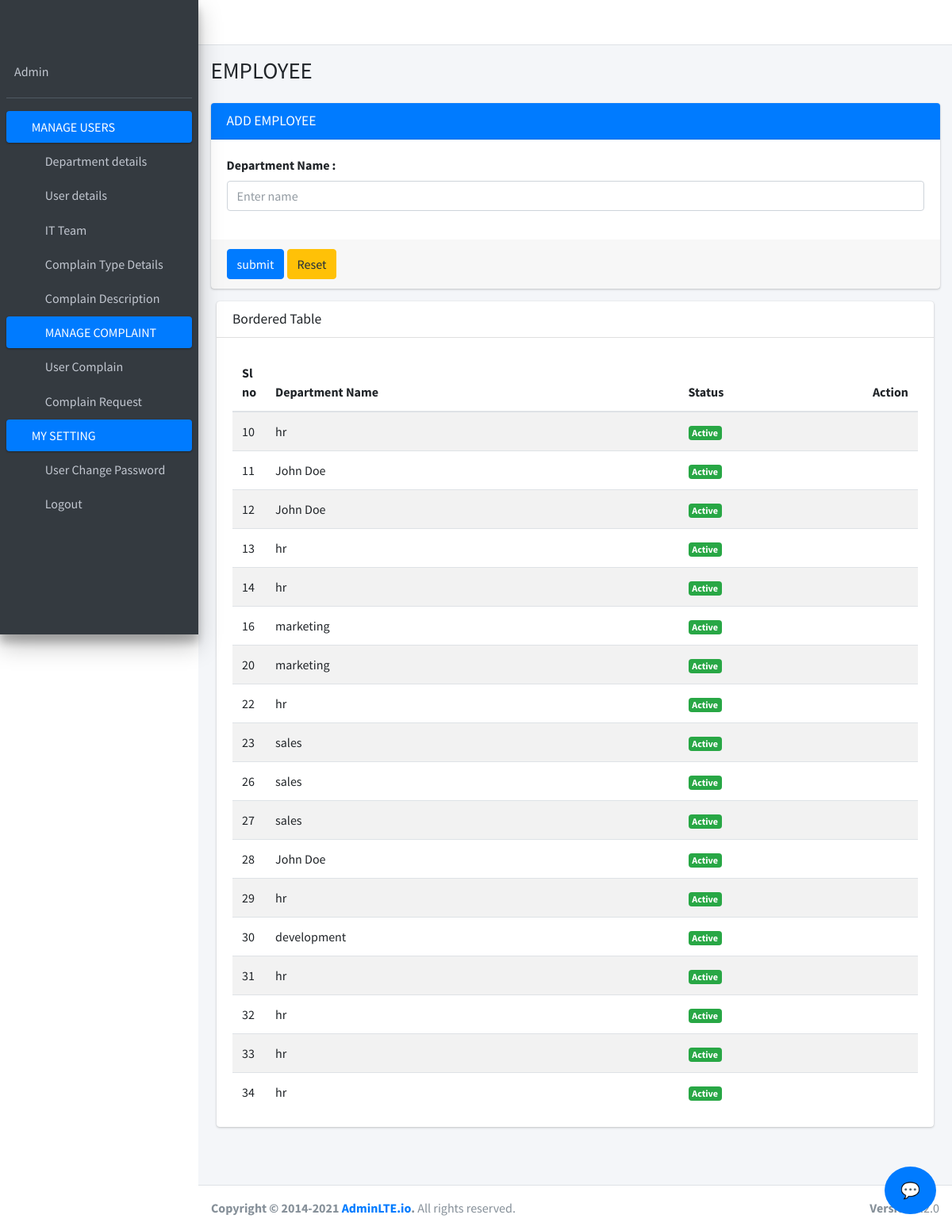
Screenshot of /department with the database file from the repository.
### admin_support/models.py (models this page shows, shortened)
class DepartmentDetails(models.Model):
    STATUS_CHOICES = (
        ('Active', 'Active'),
        ('Inactive', 'Inactive'),
    )
    dept_id = models.AutoField(primary_key=True)
    department = models.CharField(max_length=100, null=True, blank=True)
    department_status = models.CharField(max_length=10, choices=STATUS_CHOICES, default='Active', null=True, blank=True)

### admin_support/views.py (the view)
# urls.py: path('department', views.department, name='department'),  # Redirect root URL to admin
def department(request):
     context = ({
     'department' : DepartmentDetails.objects.all()
     })
     return render(request,'add_department.html',context)

### admin_support/templates/add_department.html (shortened to what this page needs)
{% load static %}
<!DOCTYPE html>
<html lang="en">
<head>
  {% include 'link.html' %}
</head>
<body class="hold-transition light-mode sidebar-mini layout-fixed layout-navbar-fixed layout-footer-fixed">
<div class="wrapper">
{% include 'base.html' %}
<div class="content-wrapper">
  <div class="content-header">
    <div class="container-fluid">
      <div class="row mb-2">
        <div class="col-sm-6">
          <h1 class="m-0">EMPLOYEE</h1>
        </div>
      </div>
    </div>
  </div>
  <section class="content">
    <div class="container-fluid">
      <div class="row">
        <div class="col-md-12">
          <div class="card card-primary">
            <div class="card-header">
              <h3 class="card-title">ADD EMPLOYEE</h3>
            </div>
            <form action="/insert_department" method="post">
              <div class="card-body">
                <div class="row">
                  <div class="col-md-12">
                    <div class="form-group">
                      <label for="exampleInputEmail1">Department Name :</label>
                      <input type="text" class="form-control" id="name" name="name" placeholder="Enter name">
                    </div>
                  </div>
                </div>
              </div>
              <div class="card-footer">
                <input type="submit" class="btn btn-primary swalDefaultSuccess" name="submit" id="submit" value="submit">
              <button type="reset" class="btn btn-warning">Reset</button>
              </div>
            </form>
          </div>
         <section class="content">
      <div class="container-fluid">
        <div class="row">
          <div class="col-md-12">
            <div class="card">
              <div class="card-header">
                <h3 class="card-title">Bordered Table</h3>
              </div>
              <div class="card-body">
                <table class="table table-striped">
                  <thead>
                    <tr>
                      <th style="width: 10px">Sl no</th>
                      <th>Department Name</th>
                      <th>Status</th>
                      <th style="width: 40px">Action</th>
                    </tr>
                  </thead>
                  <tbody>
                    {% for dept in department %}
                    <tr>
                      <td>{{ dept.dept_id  }}</td>
                      <td>{{ dept.department }}</td>
                      <td>
                      {% if dept.department_status == 'Active' %}
                      <span class="badge bg-success">Active</span>
                      {% else %}
                      <span class="badge bg-danger">Inactive</span>
                      {% endif %}
                      </td>
                      <td>
                        <a href="edit_department/{{ dept.dept_id  }}"><i class="fa fa-edit"></i></a>
                  <a href="javascript:void(0);" class="delete-btn" data-id="{{ dept.dept_id }}">
                <i class="fa fa-trash text-danger"></i></a>
                      </td>
                    </tr>
                    {% endfor %}
                  </tbody>
                </table>
              </div>
            </div></div></div></div></section>
      </div>
        </div>
    </div>
  </section>
</div>
</div>
{% include 'footer.html' %}
{% include 'scriptfile.html' %}
<div id="chat-btn">💬</div>
  </body>
</html>

### IT_team/templates/link.html (shortened to what this page needs)
{% load static %}
   <link rel="stylesheet" href="{% static 'plugins/fontawesome-free/css/all.min.css' %}">
  <link rel="stylesheet" href="https://code.ionicframework.com/ionicons/2.0.1/css/ionicons.min.css">
    <limk rel="stylesheet" href="{% static 'plugins/tempusdominus-bootstrap-4/css/tempusdominus-bootstrap-4.min.css' %}">
    <link rel="stylesheet" href="{% static 'plugins/icheck-bootstrap/icheck-bootstrap.min.css' %}">
    <link rel="stylesheet" href="{% static 'plugins/jqvmap/jqvmap.min.css' %}">
   <link rel="stylesheet" href="{% static 'dist/css/adminlte.min.css' %}">
    <link rel="stylesheet" href="{% static 'plugins/overlayScrollbars/css/OverlayScrollbars.min.css' %}">
   <link rel="stylesheet" href="{% static 'plugins/daterangepicker/daterangepicker.css' %}">
   <link rel="stylesheet" href="{% static 'plugins/summernote/summernote-bs4.min.css' %}">

### admin_support/templates/base.html (shortened to what this page needs)
{% load static %}
 <nav class="main-header navbar navbar-expand navbar-white navbar-light">
    <ul class="navbar-nav">
      <li class="nav-item">
        <a class="nav-link" data-widget="pushmenu" href="#" role="button"><i class="fas fa-bars"></i></a>
      </li>
    </ul>
  </nav>
  <aside class="main-sidebar sidebar-dark-primary elevation-4">
    <div class="sidebar">
      <div class="user-panel mt-3 pb-3 mb-3 d-flex">
        <div class="info">
          <a href="#" class="d-block">Admin</a>
        </div>
      </div>
      <nav class="mt-2">
        <ul class="nav nav-pills nav-sidebar flex-column" data-widget="treeview" role="menu" data-accordion="false">
          <li class="nav-item menu-open">
            <a href="#" class="nav-link active" >
              <i class="fas fa-users"></i>
              <p>
                MANAGE USERS
                <i class="right fas fa-angle-left"></i>
              </p>
            </a>
            <ul class="nav nav-treeview">
              <li class="nav-item">
                <a href="/department" class="nav-link">
                  <i class="far fa-circle nav-icon"></i>
                  <p>Department details</p>
                </a>
              </li>
              <li class="nav-item menu-open">
                <a href="/user_details" class="nav-link ">
                  <i class="far fa-circle nav-icon"></i>
                  <p>User details</p>
                </a>
              </li>
              <li class="nav-item">
                <a href="/it_team_details" class="nav-link">
                  <i class="far fa-circle nav-icon"></i>
                  <p>IT Team</p>
                </a>
              </li>
               <li class="nav-item">
                <a href="{% url 'add_complain_type' %}" class="nav-link">
                  <i class="far fa-circle nav-icon"></i>
                  <p>Complain Type Details</p>
                </a>
              </li>
               <li class="nav-item">
                <a href="/add_complaint_description" class="nav-link">
                  <i class="far fa-circle nav-icon"></i>
                  <p>Complain Description</p>
                </a>
              </li>
            </ul>
          </li>
          <li class="nav-item menu-open">
            <a href="#" class="nav-link active">
              <i class="nav-icon fas fa-copy"></i>
              <p>
                MANAGE COMPLAINT
                <i class="fas fa-angle-left right"></i>
              </p>
            </a>
            <ul class="nav nav-treeview">
              <li class="nav-item">
                <a href="/user_complain" class="nav-link">
                  <i class="far fa-circle nav-icon"></i>
                  <p>User Complain</p>
                </a>
              </li>
              <li class="nav-item">
                <a href="/complain-report" class="nav-link">
                  <i class="far fa-circle nav-icon"></i>
                  <p>Complain Request</p>
                </a>
              </li>
            </ul>
          </li>
          <li class="nav-item  menu-open">
            <a href="#" class="nav-link active">
             <i class="fas fa-user-cog"></i>
              <p>
                MY SETTING
                <i class="right fas fa-angle-left"></i>
              </p>
            </a>
            <ul class="nav nav-treeview">
              <li class="nav-item">
                <a href="{% url 'user_change_password' %}" class="nav-link">
                  <i class="far fa-circle nav-icon"></i>
                  <p>User Change Password</p>
                </a>
              </li>
              <li class="nav-item">
                <a href="{% url 'logout' %}" class="nav-link">
                  <i class="far fa-circle nav-icon"></i>
                  <p>Logout</p>
                </a>
              </li>
          </li>
      </nav>
    </div>
  </aside>

### IT_team/templates/footer.html
{% load static %}
<footer class="main-footer">
    <strong>Copyright &copy; 2014-2021 <a href="https://adminlte.io">AdminLTE.io</a>.</strong>
    All rights reserved.
    <div class="float-right d-none d-sm-inline-block">
      <b>Version</b> 3.2.0
    </div>
  </footer>

### IT_team/templates/scriptfile.html (shortened to what this page needs)
{% load static %}
<link rel="stylesheet" href="{% static 'plugins/jqvmap/jqvmap.min.css' %}">

### admin_support/templates/add_department.html (style rules this page uses)
#chat-btn { position: fixed; bottom: 20px; right: 20px; background: #007bff; color: white; padding: 15px 20px; border-radius: 50%; cursor: pointer; font-size: 20px; z-index: 9999; }

### rows the page displays
DepartmentDetails: dept_id "10", department "hr", department_status "Active"
DepartmentDetails: dept_id "11", department "John Doe", department_status "Active"
DepartmentDetails: dept_id "12", department "John Doe", department_status "Active"
DepartmentDetails: dept_id "13", department "hr", department_status "Active"
DepartmentDetails: dept_id "14", department "hr", department_status "Active"
DepartmentDetails: dept_id "16", department "marketing", department_status "Active"
DepartmentDetails: dept_id "20", department "marketing", department_status "Active"
DepartmentDetails: dept_id "22", department "hr", department_status "Active"
DepartmentDetails: dept_id "23", department "sales", department_status "Active"
DepartmentDetails: dept_id "26", department "sales", department_status "Active"
DepartmentDetails: dept_id "27", department "sales", department_status "Active"
DepartmentDetails: dept_id "28", department "John Doe", department_status "Active"
DepartmentDetails: dept_id "29", department "hr", department_status "Active"
DepartmentDetails: dept_id "30", department "development", department_status "Active"
DepartmentDetails: dept_id "31", department "hr", department_status "Active"
DepartmentDetails: dept_id "32", department "hr", department_status "Active"
DepartmentDetails: dept_id "33", department "hr", department_status "Active"
DepartmentDetails: dept_id "34", department "hr", department_status "Active"
